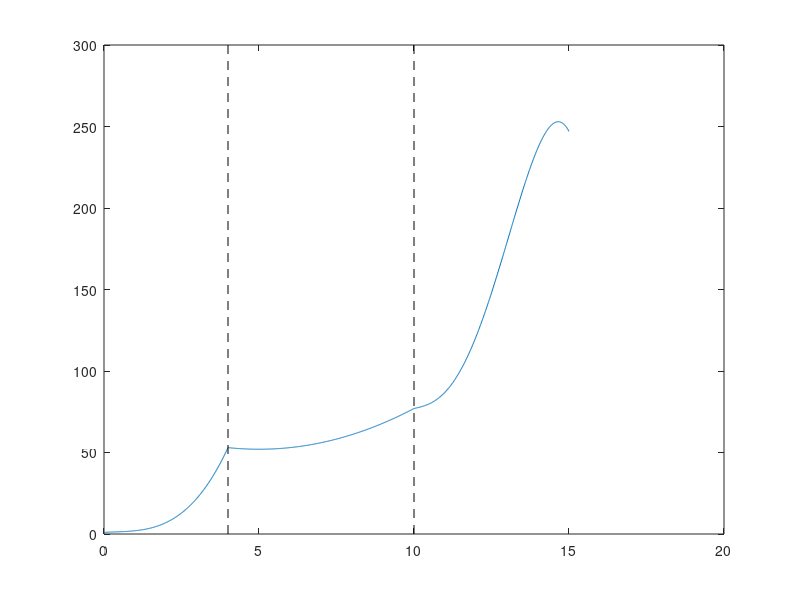

Recreate this plot in MATLAB.
%创建任意一个分段多项式，使得它在区间[0,4]内具有三次多项式，在区间[4,10]内具有二次多项式，在区间[10,15]内具有四次多项式。
clc;clear;
 
breaks=[0 4 10 15];
coefs=[0 1 -1 1 1;0 0 1 -2 53;-1 6 1 4 77]; %一共有三段
pp=mkpp(breaks,coefs)
 
%画图
xq=0:0.01:15;
plot(xq,ppval(pp,xq))
line([4 4],ylim,'LineStyle','--','Color','k')
line([10 10],ylim,'LineStyle','--','Color','k')